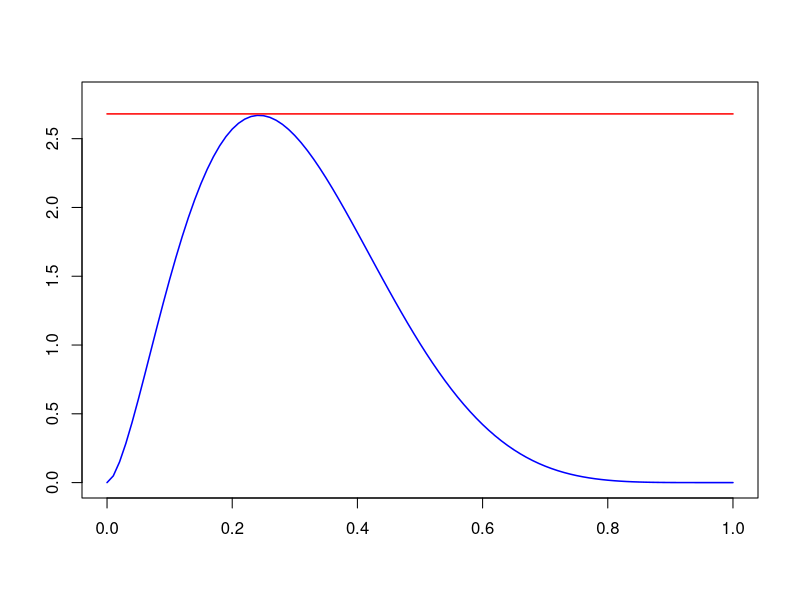

Reproduce this figure in R.
## ---- chunk 1
gridpts <- seq(0, 1, 0.01)
x <- dbeta(gridpts, 2.7, 6.3)
y <- dunif(gridpts)
c = 2.68
plot(gridpts,x,xlim=c(0,1),ylim=c(0,2.8),type="l",col="blue",main="",xlab="",ylab="",
     lwd=1.5)
lines(gridpts,c*y,col="red", lwd=1.5)
#legend(.6,2,c("Target density, f(t)","c * g(t)"),lty=c(1,1),col=c("blue","red"))
